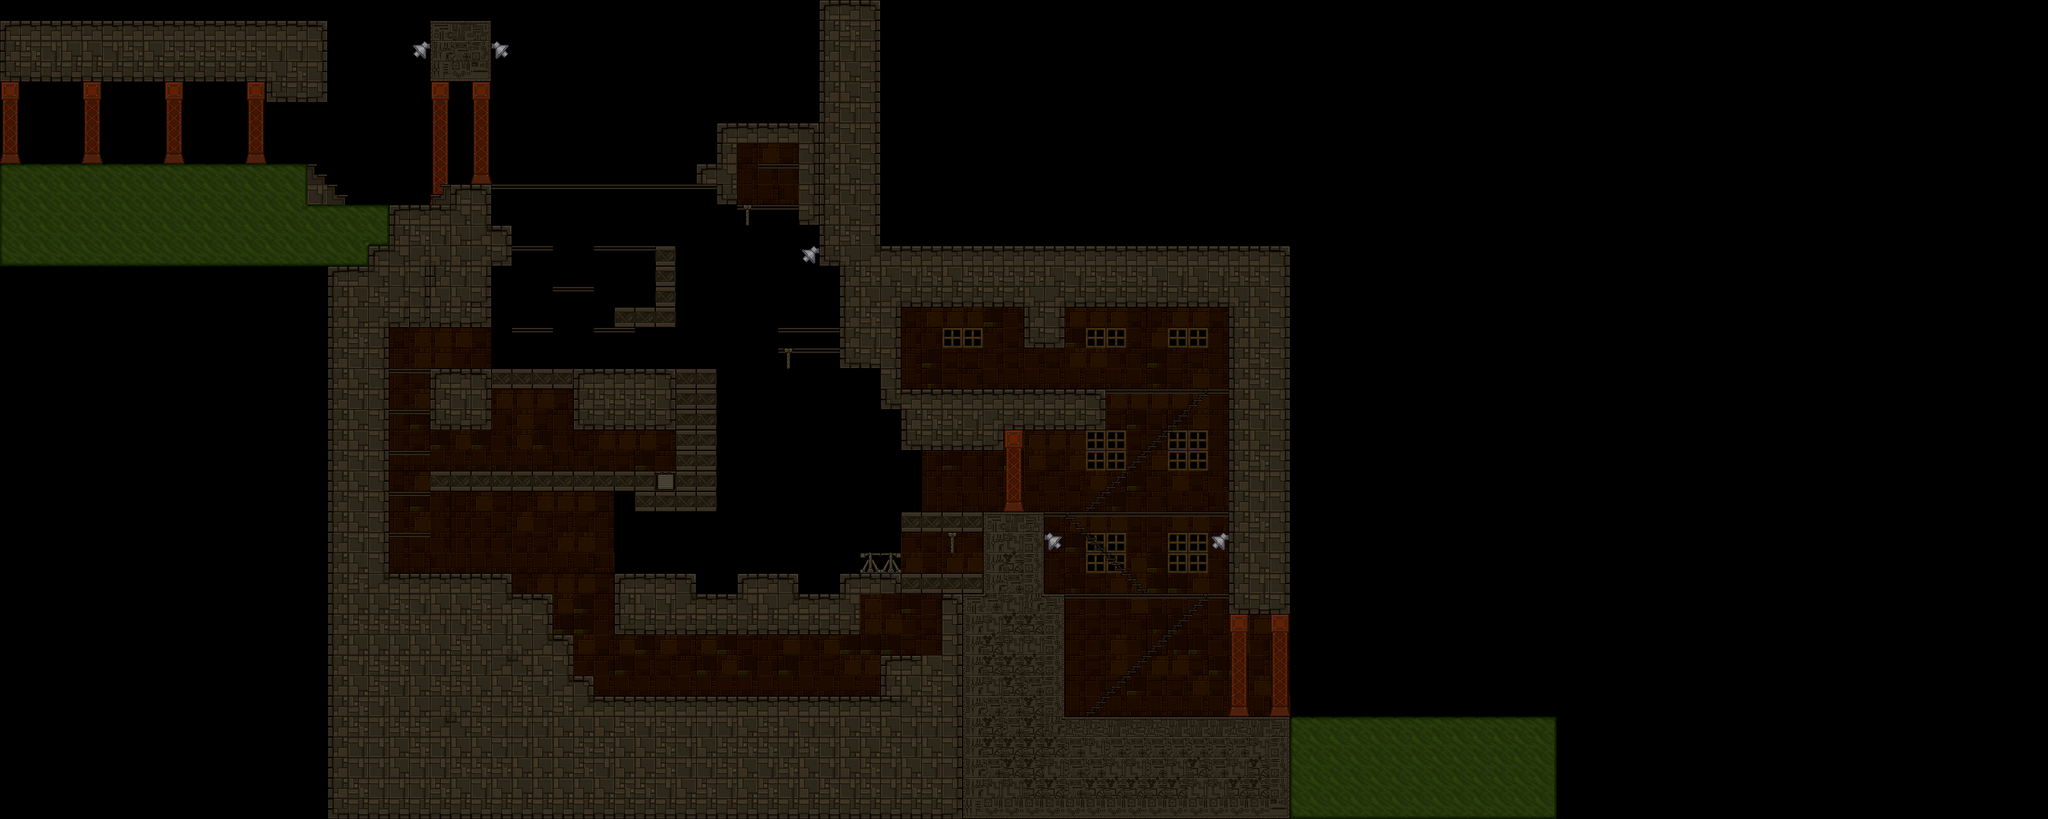

This game map was drawn from its Tiled (.tmx) file and the tilesets committed beside it. A one-line description and the trimmed map source follow:
An orthogonal 100x40 tile map with 32x32 px tiles, 5 tile layers (Background1, Background2, Background3, Foreground1, ...), 2 tilesets and 39 objects.

<map version="1.0" tiledversion="1.1.5" orientation="orthogonal" renderorder="right-down" width="100" height="40" tilewidth="32" tileheight="32" infinite="0" nextobjectid="91">
 <properties>
  <property name="unity:scale" value="0.03125" />
 </properties>
 <tileset firstgid="1" source="../../Tilesets/Example.tsx" />
 <tileset firstgid="31" source="../../Tilesets/lab.tsx" />
 <layer name="Background1" width="100" height="40">
  <properties>
   <property name="unity:sortingOrder" type="int" value="-3" />
  </properties>
  <data>[4000 cells, 0 non-empty, 0 distinct tile ids]</data>
 </layer>
 <layer name="Background2" width="100" height="40">
  <properties>
   <property name="unity:sortingOrder" type="int" value="-4" />
  </properties>
  <data>[4000 cells, 0 non-empty, 0 distinct tile ids]</data>
 </layer>
 <layer name="Background3" width="100" height="40">
  <properties>
   <property name="unity:sortingOrder" type="int" value="-3" />
  </properties>
  <data>[4000 cells, 469 non-empty, 20 distinct tile ids]</data>
 </layer>
 <layer name="Foreground1" width="100" height="40">
  <properties>
   <property name="unity:sortingOrder" type="int" value="3" />
  </properties>
  <data>[4000 cells, 1093 non-empty, 51 distinct tile ids]</data>
 </layer>
 <layer name="Foreground2" width="100" height="40">
  <properties>
   <property name="unity:sortingOrder" type="int" value="4" />
  </properties>
  <data>[4000 cells, 31 non-empty, 5 distinct tile ids]</data>
 </layer>
 <objectgroup name="walls">
  <properties>
   <property name="unity:layer" value="Obstacle" />
  </properties>
  <object id="12" x="0" y="128">
   <polyline points="0,0 416,0 416,32 512,32 512,-96 0,-96 0,0" />
  </object>
  <object id="13" x="0" y="256">
   <polyline points="0,0 480,0 544,64 672,64 704,32 768,32 768,96 800,96 800,160 768,160 768,224 576,224 576,160 0,160 0,0" />
  </object>
  <object id="14" x="672" y="128">
   <polyline points="0,0 96,0 96,-96 0,-96 0,0" />
  </object>
  <object id="15" x="1312" y="384">
   <polyline points="0,0 0,192 64,192 64,256 96,256 96,320 192,320 192,224 96,224 96,96 192,96 192,0 0,0" />
  </object>
  <object id="60" x="992" y="576">
   <polyline points="0,0 0,96 -96,96 -96,32 -224,32 -224,96 -320,96 -320,0 0,0" />
  </object>
  <object id="61" x="672" y="480">
   <polyline points="96,0 96,32 -64,32 -64,416" />
  </object>
  <object id="62" x="1408" y="800">
   <polyline points="0,0 0,32 128,32 128,0 0,0" />
  </object>
  <object id="64" x="1056" y="384">
   <polyline points="0,0 0,128 -96,128 -96,96 -32,96 -32,0 0,0" />
  </object>
  <object id="68" x="672" y="736">
   <polyline points="0,0 224,0 224,32 0,32 0,0" />
  </object>
  <object id="69" x="608" y="896">
   <polyline points="0,0 192,0 192,32 256,32 256,96 288,96 288,160 320,160 320,192 768,192 768,128 864,128 864,32 736,32 736,96 352,96 352,0 480,0 480,32 544,32 544,0 640,0 640,32 704,32 704,0 928,0 928,32 896,32 896,96" />
  </object>
  <object id="71" x="1088" y="288">
   <polyline points="0,0 0,-32 32,-32 32,-96 192,-96 192,64 160,64 160,-64 64,-64 64,0 64,32 32,32 32,0" />
  </object>
  <object id="74" x="992" y="576">
   <polyline points="0,0 128,0" />
  </object>
  <object id="75" x="992" y="672">
   <polyline points="0,0 64,0 64,64 32,64 -96,64" />
  </object>
  <object id="76" x="896" y="768">
   <polyline points="0,0 96,0 96,32 224,32 224,-192" />
  </object>
  <object id="80" x="1280" y="352">
   <polyline points="0,0 0,64 32,64" />
  </object>
  <object id="81" x="1376" y="384">
   <polyline points="0,0 0,-384 -96,-384 -96,-160" />
  </object>
  <object id="82" x="1504" y="608">
   <polyline points="0,0 224,0 224,64 64,64 64,96 0,96" />
  </object>
  <object id="83" x="1504" y="480">
   <polyline points="0,0 96,0 96,64 160,64 160,0 416,0 416,480 512,480 512,-96 0,-96" />
  </object>
  <object id="90" x="1536" y="800">
   <polyline points="0,0 96,0 96,128 128,128 128,320 896,320" />
  </object>
 </objectgroup>
 <objectgroup name="JumpThru">
  <properties>
   <property name="unity:layer" value="Obstacle" />
   <property name="unity:tag" value="JumpThru" />
  </properties>
  <object id="55" x="800" y="384">
   <polyline points="0,0 64,0" />
  </object>
  <object id="56" x="928" y="384">
   <polyline points="0,0 96,0" />
  </object>
  <object id="57" x="864" y="448">
   <polyline points="0,0 64,0" />
  </object>
  <object id="58" x="800" y="512">
   <polyline points="0,0 64,0" />
  </object>
  <object id="59" x="928" y="512">
   <polyline points="0,0 64,0" />
  </object>
  <object id="63" x="768" y="288">
   <polyline points="0,0 352,0" />
  </object>
  <object id="65" x="672" y="576">
   <polyline points="0,0 -64,0" />
  </object>
  <object id="66" x="672" y="640">
   <polyline points="0,0 -64,0" />
  </object>
  <object id="67" x="672" y="704">
   <polyline points="0,0 -64,0" />
  </object>
  <object id="72" x="1184" y="320">
   <polyline points="-32,0 64,0" />
  </object>
  <object id="73" x="1248" y="256">
   <polyline points="0,0 -64,0" />
  </object>
  <object id="77" x="672" y="768">
   <polyline points="0,0 -64,0" />
  </object>
  <object id="78" x="672" y="832">
   <polyline points="0,0 -64,0" />
  </object>
  <object id="79" x="1344" y="864">
   <polyline points="0,0 32,0 64,0" />
  </object>
  <object id="84" x="1728" y="608">
   <polyline points="0,0 192,0" />
  </object>
  <object id="85" x="1888" y="608">
   <polyline points="0,0 -192,192" />
  </object>
  <object id="86" x="1632" y="800">
   <polyline points="0,0 288,0" />
  </object>
  <object id="87" x="1664" y="800">
   <polyline points="0,0 128,128" />
  </object>
  <object id="88" x="1664" y="928">
   <polyline points="0,0 256,0" />
  </object>
  <object id="89" x="1888" y="928">
   <polyline points="0,0 -192,192" />
  </object>
 </objectgroup>
</map>
